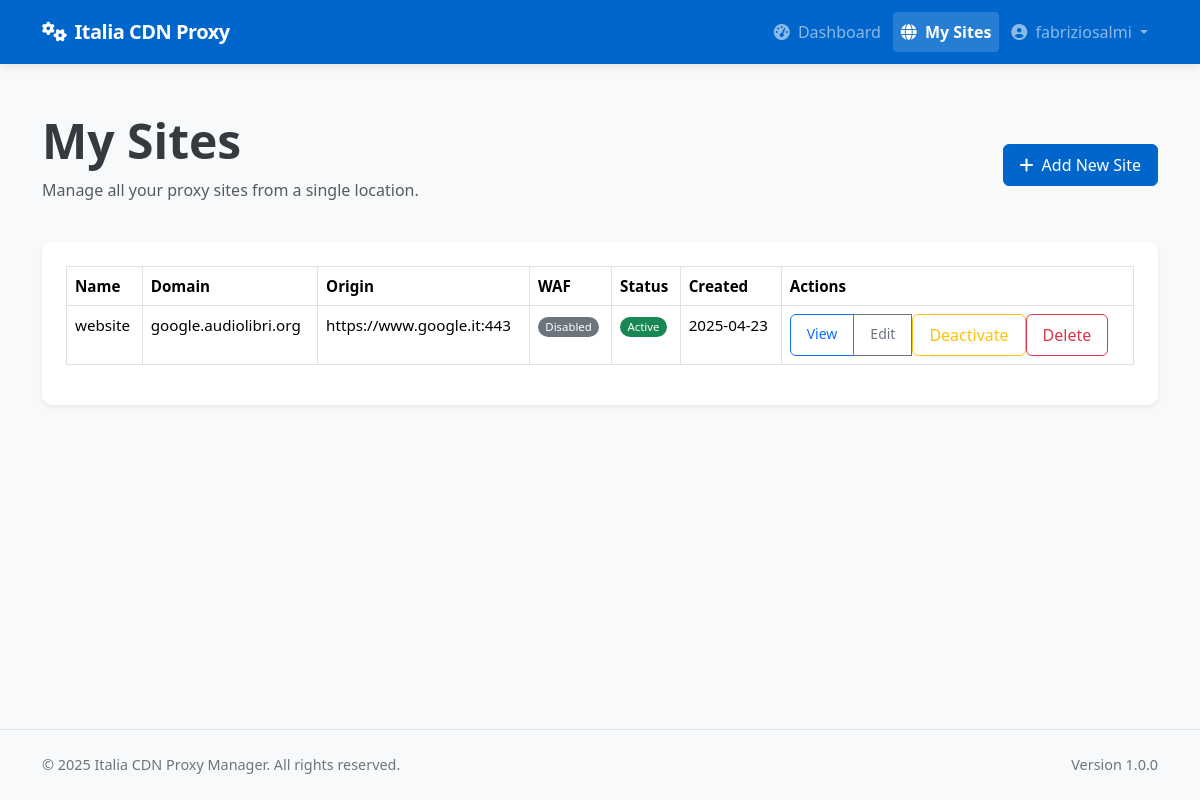
The page /client/sites (signed in) on the database as committed earlier.
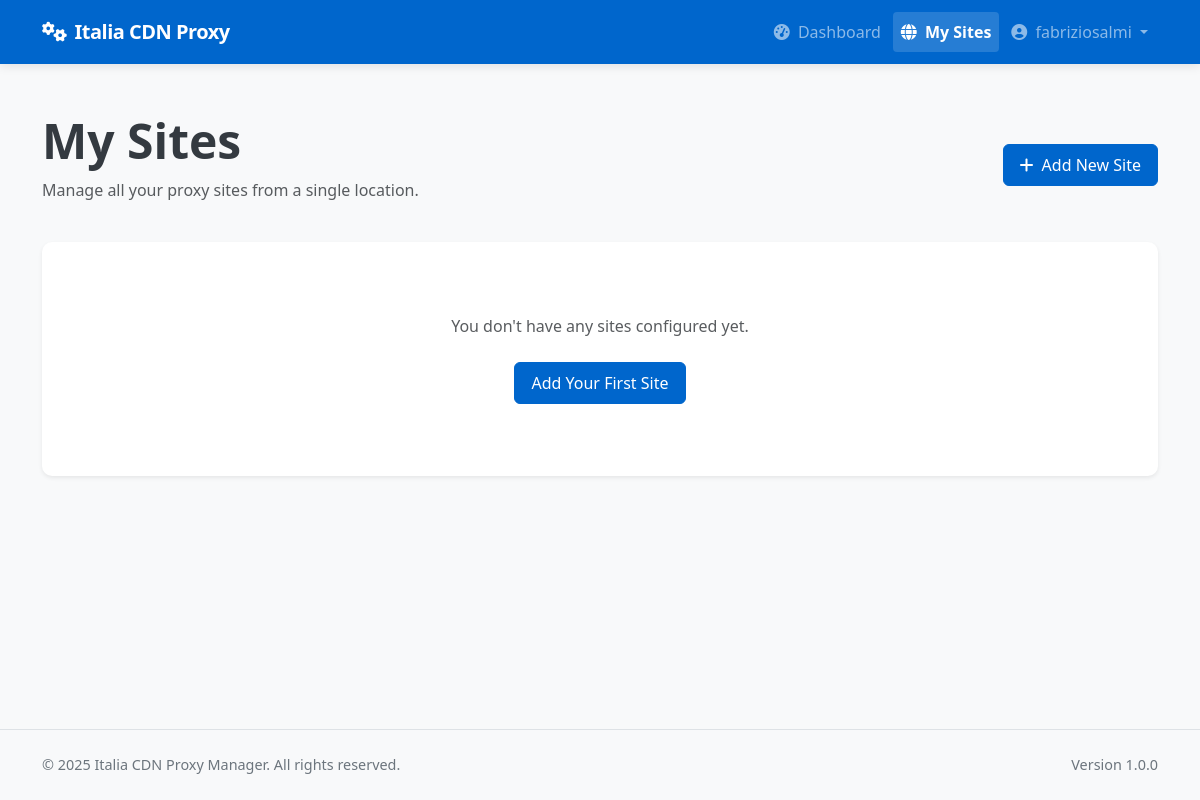
The same page on the database as committed later.
### app/models/models.py (models this page shows, shortened)
class Site(db.Model):
    __tablename__ = 'sites'
    id = db.Column(db.Integer, primary_key=True)
    name = db.Column(db.String(64), nullable=False)
    domain = db.Column(db.String(255), unique=True, nullable=False)
    protocol = db.Column(db.String(10), nullable=False, default='https')  # http or https
    origin_protocol = db.Column(db.String(10), nullable=False, default='http')  # http or https for origin
    origin_address = db.Column(db.String(255), nullable=False)  # Backend server address
    origin_port = db.Column(db.Integer, nullable=False)
    user_id = db.Column(db.Integer, db.ForeignKey('users.id'), nullable=True)  # Allow null for discovered sites
    is_active = db.Column(db.Boolean, default=True)
    is_blocked = db.Column(db.Boolean, default=False)
    is_discovered = db.Column(db.Boolean, default=False)  # Whether this site was discovered from node
    use_waf = db.Column(db.Boolean, default=False)
    force_https = db.Column(db.Boolean, default=True)  # New column to force HTTP to HTTPS redirect
    enable_cache = db.Column(db.Boolean, default=True)
    cache_time = db.Column(db.Integer, default=3600)  # Cache time in seconds, default 1 hour
    cache_static_time = db.Column(db.Integer, default=86400)  # Cache time for static assets in seconds, default 1 day
    custom_cache_rules = db.Column(db.Text, nullable=True)  # Custom cache rules in Nginx format
    cache_browser_time = db.Column(db.Integer, default=3600)  # Browser cache time in seconds, default 1 hour
    created_at = db.Column(db.DateTime, default=datetime.utcnow)
    updated_at = db.Column(db.DateTime, default=datetime.utcnow, onupdate=datetime.utcnow)
    custom_config = db.Column(db.Text, nullable=True)  # Additional Nginx configuration
    site_nodes = db.relationship('SiteNode', backref='site', lazy='dynamic')
    ssl_certificates = db.relationship('SSLCertificate', backref='site', lazy='dynamic')
    config_versions = db.relationship('ConfigVersion', backref='site', lazy='dynamic')

### app/controllers/client.py (the view)
@client.route('/sites')
@login_required
@client_required
def list_sites():
    sites = Site.query.filter_by(user_id=current_user.id).all()
    return render_template('client/sites/list.html', sites=sites)

### app/models/__init__.py (called while the page is built)
@login_manager.user_loader
def load_user(user_id):
    return User.query.get(int(user_id))

### app/models/models.py (called while the page is built)
    def is_admin(self):
        return self.role == 'admin'

    def is_client(self):
        return self.role == 'client'

### app/services/access_control.py (called while the page is built)
def client_required(f):
    @wraps(f)
    def decorated_function(*args, **kwargs):
        if not current_user.is_client():
            flash('This page is available only for client users.', 'error')
            return abort(403)
        return f(*args, **kwargs)
    return decorated_function

### app/templates/client/sites/list.html (shortened to what this page needs)
{% extends "base.html" %}
{% block content %}
<div class="container py-4">
    <div class="row mb-4">
        <div class="col-md-8">
            <h1 class="display-5 fw-bold mb-2">My Sites</h1>
            <p class="text-muted">Manage all your proxy sites from a single location.</p>
        </div>
        <div class="col-md-4 text-md-end d-flex align-items-center justify-content-md-end">
            <a href="{{ url_for('client.new_site') }}" class="btn btn-primary">
                <i class="fas fa-plus me-2"></i>Add New Site
            </a>
        </div>
    </div>
    <div class="card shadow-sm">
        <div class="card-body">
            {% if sites %}
            <div class="table-responsive">
                <table class="table table-bordered table-hover">
                    <thead>
                        <tr>
                            <th>Name</th>
                            <th>Domain</th>
                            <th>Origin</th>
                            <th>WAF</th>
                            <th>Status</th>
                            <th>Created</th>
                            <th>Actions</th>
                        </tr>
                    </thead>
                    <tbody>
                        {% for site in sites %}
                        <tr>
                            <td>{{ site.name }}</td>
                            <td>{{ site.domain }}</td>
                            <td>{{ site.protocol }}://{{ site.origin_address }}:{{ site.origin_port }}</td>
                            <td>
                                <span class="badge rounded-pill {% if site.use_waf %}bg-success{% else %}bg-secondary{% endif %}">
                                    {{ 'Enabled' if site.use_waf else 'Disabled' }}
                                </span>
                            </td>
                            <td>
                                <span class="badge rounded-pill {% if site.is_active %}bg-success{% else %}bg-danger{% endif %}">
                                    {{ 'Active' if site.is_active else 'Inactive' }}
                                </span>
                            </td>
                            <td>{{ site.created_at.strftime('%Y-%m-%d') }}</td>
                            <td>
                                <div class="btn-group btn-group-sm">
                                    <a href="{{ url_for('client.view_site', site_id=site.id) }}" class="btn btn-outline-primary">View</a>
                                    <a href="{{ url_for('client.edit_site', site_id=site.id) }}" class="btn btn-outline-secondary">Edit</a>
                                    <form method="POST" action="{{ url_for('client.toggle_site_active', site_id=site.id) }}" class="d-inline">
                                        <button type="submit" class="btn btn-outline-{% if site.is_active %}warning{% else %}success{% endif %}">
                                            {{ 'Deactivate' if site.is_active else 'Activate' }}
                                        </button>
                                    </form>
                                    <form method="POST" action="{{ url_for('client.delete_site', site_id=site.id) }}" class="d-inline"
                                          onsubmit="return confirm('Are you sure you want to delete this site? This action cannot be undone.');">
                                        <button type="submit" class="btn btn-outline-danger">Delete</button>
                                    </form>
                                </div>
                            </td>
                        </tr>
                        {% endfor %}
                    </tbody>
                </table>
            </div>
            {% else %}
            <div class="text-center py-5">
                <p class="text-muted mb-4">You don't have any sites configured yet.</p>
                <a href="{{ url_for('client.new_site') }}" class="btn btn-primary">
                    Add Your First Site
                </a>
            </div>
            {% endif %}
        </div>
    </div>
</div>
{% endblock %}

Rows that differ between the two databases and show on the page:
removed Site: name "website", domain "google.audiolibri.org", protocol "https", origin_address "www.google.it", origin_port "443", use_waf "Disabled", is_active "Active", created_at "2025-04-23", is_active "Deactivate"
Other text that changed with them:
text no longer shown: "Name Domain Origin WAF Status Created Actions"
text now shown: "You don't have any sites configured yet. Add Your First Site"
